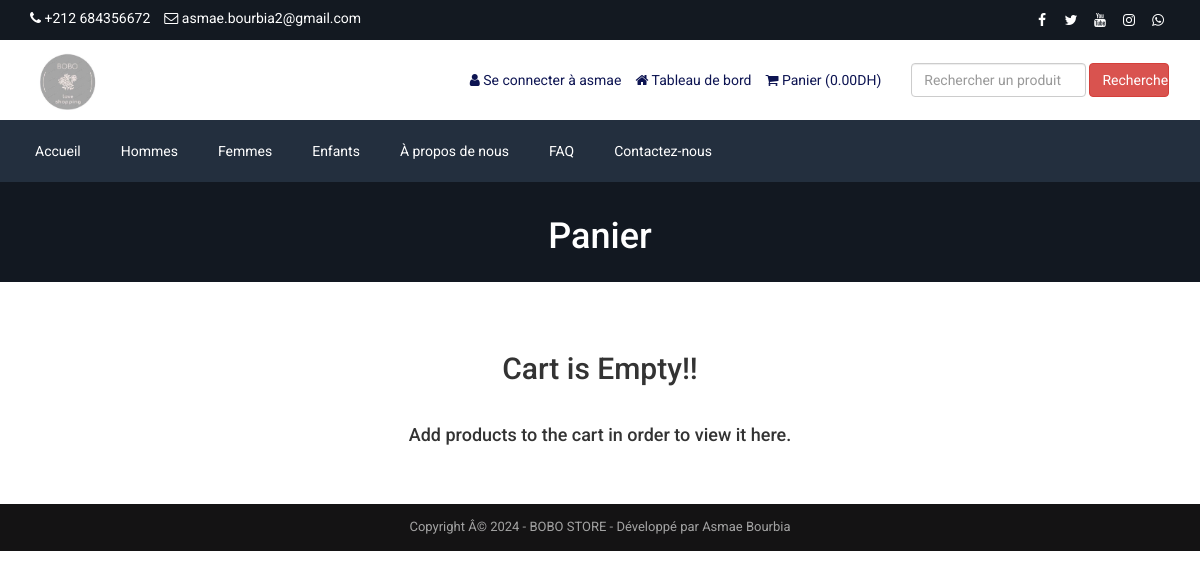
Screenshot of /cart.php (signed in) with the database file from the repository.
### tables this page shows
CREATE TABLE IF NOT EXISTS `tbl_settings` (
  `id` int NOT NULL AUTO_INCREMENT,
  `logo` varchar(255) NOT NULL,
  `favicon` varchar(255) NOT NULL,
  `footer_about` text NOT NULL,
  `footer_copyright` text NOT NULL,
  `contact_address` text NOT NULL,
  `contact_email` varchar(255) NOT NULL,
  `contact_phone` varchar(255) NOT NULL,
  `contact_fax` varchar(255) NOT NULL,
  `contact_map_iframe` text NOT NULL,
  `receive_email` varchar(255) NOT NULL,
  `receive_email_subject` varchar(255) NOT NULL,
  `receive_email_thank_you_message` text NOT NULL,
  `forget_password_message` text NOT NULL,
  `total_recent_post_footer` int NOT NULL,
  `total_popular_post_footer` int NOT NULL,
  `total_recent_post_sidebar` int NOT NULL,
  `total_popular_post_sidebar` int NOT NULL,
  `total_featured_product_home` int NOT NULL,
  `total_latest_product_home` int NOT NULL,
  `total_popular_product_home` int NOT NULL,
  `meta_title_home` text NOT NULL,
  `meta_keyword_home` text NOT NULL,
  `meta_description_home` text NOT NULL,
  `banner_login` varchar(255) NOT NULL,
  `banner_registration` varchar(255) NOT NULL,
  `banner_forget_password` varchar(255) NOT NULL,
  `banner_reset_password` varchar(255) NOT NULL,
  `banner_search` varchar(255) NOT NULL,
  `banner_cart` varchar(255) NOT NULL,
  `banner_checkout` varchar(255) NOT NULL,
  `banner_product_category` varchar(255) NOT NULL,
  `banner_blog` varchar(255) NOT NULL,
  `cta_title` varchar(255) NOT NULL,
  `cta_content` text NOT NULL,
  `cta_read_more_text` varchar(255) NOT NULL,
  `cta_read_more_url` varchar(255) NOT NULL,
  `cta_photo` varchar(255) NOT NULL,
  `featured_product_title` varchar(255) NOT NULL,
  `featured_product_subtitle` varchar(255) NOT NULL,
  `latest_product_title` varchar(255) NOT NULL,
  `latest_product_subtitle` varchar(255) NOT NULL,
  `popular_product_title` varchar(255) NOT NULL,
  `popular_product_subtitle` varchar(255) NOT NULL,
  `testimonial_title` varchar(255) NOT NULL,
  `testimonial_subtitle` varchar(255) NOT NULL,
  `testimonial_photo` varchar(255) NOT NULL,
  `blog_title` varchar(255) NOT NULL,
  `blog_subtitle` varchar(255) NOT NULL,
  `newsletter_text` text NOT NULL,
  `paypal_email` varchar(255) NOT NULL,
  `stripe_public_key` varchar(255) NOT NULL,
  `stripe_secret_key` varchar(255) NOT NULL,
  `bank_detail` text NOT NULL,
  `before_head` text NOT NULL,
  `after_body` text NOT NULL,
  `before_body` text NOT NULL,
  `home_service_on_off` int NOT NULL,
  `home_welcome_on_off` int NOT NULL,
  `home_featured_product_on_off` int NOT NULL,
  `home_latest_product_on_off` int NOT NULL,
  `home_popular_product_on_off` int NOT NULL,
  `home_testimonial_on_off` int NOT NULL,
  `home_blog_on_off` int NOT NULL,
  `newsletter_on_off` int NOT NULL,
  `ads_above_welcome_on_off` int NOT NULL,
  `ads_above_featured_product_on_off` int NOT NULL,
  `ads_above_latest_product_on_off` int NOT NULL,
  `ads_above_popular_product_on_off` int NOT NULL,
  `ads_above_testimonial_on_off` int NOT NULL,
  `ads_category_sidebar_on_off` int NOT NULL,
  PRIMARY KEY (`id`)
);

CREATE TABLE IF NOT EXISTS `tbl_social` (
  `social_id` int NOT NULL AUTO_INCREMENT,
  `social_name` varchar(30) NOT NULL,
  `social_url` varchar(255) NOT NULL,
  `social_icon` varchar(30) NOT NULL,
  PRIMARY KEY (`social_id`)
);

CREATE TABLE IF NOT EXISTS `tbl_top_category` (
  `tcat_id` int NOT NULL AUTO_INCREMENT,
  `tcat_name` varchar(255) NOT NULL,
  `show_on_menu` int NOT NULL,
  PRIMARY KEY (`tcat_id`)
);

CREATE TABLE IF NOT EXISTS `tbl_page` (
  `id` int NOT NULL AUTO_INCREMENT,
  `about_title` varchar(255) NOT NULL,
  `about_content` text NOT NULL,
  `about_banner` varchar(255) NOT NULL,
  `about_meta_title` varchar(255) NOT NULL,
  `about_meta_keyword` text NOT NULL,
  `about_meta_description` text NOT NULL,
  `faq_title` varchar(255) NOT NULL,
  `faq_banner` varchar(255) NOT NULL,
  `faq_meta_title` varchar(255) NOT NULL,
  `faq_meta_keyword` text NOT NULL,
  `faq_meta_description` text NOT NULL,
  `blog_title` varchar(255) NOT NULL,
  `blog_banner` varchar(255) NOT NULL,
  `blog_meta_title` varchar(255) NOT NULL,
  `blog_meta_keyword` text NOT NULL,
  `blog_meta_description` text NOT NULL,
  `contact_title` varchar(255) NOT NULL,
  `contact_banner` varchar(255) NOT NULL,
  `contact_meta_title` varchar(255) NOT NULL,
  `contact_meta_keyword` text NOT NULL,
  `contact_meta_description` text NOT NULL,
  `pgallery_title` varchar(255) NOT NULL,
  `pgallery_banner` varchar(255) NOT NULL,
  `pgallery_meta_title` varchar(255) NOT NULL,
  `pgallery_meta_keyword` text NOT NULL,
  `pgallery_meta_description` text NOT NULL,
  `vgallery_title` varchar(255) NOT NULL,
  `vgallery_banner` varchar(255) NOT NULL,
  `vgallery_meta_title` varchar(255) NOT NULL,
  `vgallery_meta_keyword` text NOT NULL,
  `vgallery_meta_description` text NOT NULL,
  PRIMARY KEY (`id`)
);

### cart.php (the view, shortened to what this page needs)
<?php require_once('header.php'); ?>
<?php
$statement = $pdo->prepare("SELECT * FROM tbl_settings WHERE id=1");
$statement->execute();
$result = $statement->fetchAll(PDO::FETCH_ASSOC);
foreach ($result as $row) {
    $banner_cart = $row['banner_cart'];
}
?>
<div class="page-banner" style="background-image: url(assets/uploads/<?php echo $banner_cart; ?>)">
    <div class="overlay"></div>
    <div class="page-banner-inner">
        <h1><?php echo LANG_VALUE_18; ?></h1>
    </div>
</div>
<div class="page">
	<div class="container">
		<div class="row">
			<div class="col-md-12">
                <?php if(!isset($_SESSION['cart_p_id'])): ?>
                    <?php echo '<h2 class="text-center">Cart is Empty!!</h2></br>'; ?>
                    <?php echo '<h4 class="text-center">Add products to the cart in order to view it here.</h4>'; ?>
                <?php endif; ?>
			</div>
		</div>
	</div>
</div>
<?php require_once('footer.php'); ?>

### header.php (shortened to what this page needs)
<?php
include("admin/inc/config.php");
$statement = $pdo->prepare("SELECT * FROM tbl_settings WHERE id=1");
$statement->execute();
$result = $statement->fetchAll(PDO::FETCH_ASSOC);
foreach ($result as $row)
{
	$logo = $row['logo'];
	$contact_email = $row['contact_email'];
	$contact_phone = $row['contact_phone'];
}
?>
<!DOCTYPE html>
<html lang="en">
<head>
	<link rel="stylesheet" href="assets/css/bootstrap.min.css">
	<link rel="stylesheet" href="assets/css/font-awesome.min.css">
	<link rel="stylesheet" href="assets/css/owl.carousel.min.css">
	<link rel="stylesheet" href="assets/css/owl.theme.default.min.css">
	<link rel="stylesheet" href="assets/css/jquery.bxslider.min.css">
    <link rel="stylesheet" href="assets/css/magnific-popup.css">
    <link rel="stylesheet" href="assets/css/rating.css">
	<link rel="stylesheet" href="assets/css/spacing.css">
	<link rel="stylesheet" href="assets/css/bootstrap-touch-slider.css">
	<link rel="stylesheet" href="assets/css/animate.min.css">
	<link rel="stylesheet" href="assets/css/tree-menu.css">
	<link rel="stylesheet" href="assets/css/select2.min.css">
	<link rel="stylesheet" href="assets/css/main.css">
	<link rel="stylesheet" href="assets/css/responsive.css">
	<?php
	$statement = $pdo->prepare("SELECT * FROM tbl_page WHERE id=1");
	$statement->execute();
	$result = $statement->fetchAll(PDO::FETCH_ASSOC);
		?>
</head>
<body>
<div class="top">
	<div class="container">
		<div class="row">
			<div class="col-md-6 col-sm-6 col-xs-12">
				<div class="left">
					<ul>
						<li><i class="fa fa-phone"></i> <?php echo $contact_phone; ?></li>
						<li><i class="fa fa-envelope-o"></i> <?php echo $contact_email; ?></li>
					</ul>
				</div>
			</div>
			<div class="col-md-6 col-sm-6 col-xs-12">
				<div class="right">
					<ul>
						<?php
						$statement = $pdo->prepare("SELECT * FROM tbl_social");
						$statement->execute();
						$result = $statement->fetchAll(PDO::FETCH_ASSOC);
						foreach ($result as $row) {
							?>
							<?php if($row['social_url'] != ''): ?>
							<li><a href="<?php echo $row['social_url']; ?>"><i class="<?php echo $row['social_icon']; ?>"></i></a></li>
							<?php endif; ?>
							<?php
						}
						?>
					</ul>
				</div>
			</div>
		</div>
	</div>
</div>
<div class="header">
	<div class="container">
		<div class="row inner">
			<div class="col-md-4 logo">
				<a href="index.php"><img src="assets/uploads/<?php echo $logo; ?>" alt="logo image"></a>
			</div>
			<div class="col-md-5 right">
				<ul>
				<?php
					if(isset($_SESSION['customer'])) {
						?>
						<li><i class="fa fa-user"></i> <?php echo LANG_VALUE_13; ?> <?php echo $_SESSION['customer']['cust_name']; ?></li>
						<li><a href="dashboard.php"><i class="fa fa-home"></i> <?php echo LANG_VALUE_89; ?></a></li>
						<?php
					} else {
						?>
						<li><a href="login.php"><i class="fa fa-sign-in"></i> <?php echo LANG_VALUE_9; ?></a></li>
						<li><a href="registration.php"><i class="fa fa-user-plus"></i> <?php echo LANG_VALUE_15; ?></a></li>
						<?php
					}
					?>
					<li><a href="cart.php"><i class="fa fa-shopping-cart"></i> <?php echo LANG_VALUE_18; ?> (<?php
					if(isset($_SESSION['cart_p_id'])) {
						$table_total_price = 0;
						$i=0;
	                    foreach($_SESSION['cart_p_qty'] as $key => $value)
	                    {
	                        $i++;
	                        $arr_cart_p_qty[$i] = $value;
	                    }                    $i=0;
	                    foreach($_SESSION['cart_p_current_price'] as $key => $value)
	                    {
	                        $i++;
	                        $arr_cart_p_current_price[$i] = $value;
	                    }
	                    for($i=1;$i<=count($arr_cart_p_qty);$i++) {
	                    	$row_total_price = $arr_cart_p_current_price[$i]*$arr_cart_p_qty[$i];
	                        $table_total_price = $table_total_price + $row_total_price;
	                    }
						echo $table_total_price;
					} else {
						echo '0.00';
					}
					?><?php echo LANG_VALUE_1; ?>)</a></li>
				</ul>
			</div>
			<div class="col-md-3 search-area">
				<form class="navbar-form navbar-left" role="search" action="search-result.php" method="get">
					<div class="form-group">
						<input type="text" class="form-control search-top" placeholder="<?php echo LANG_VALUE_2; ?>" name="search_text">
					</div>
					<button type="submit" class="btn btn-danger"><?php echo LANG_VALUE_3; ?></button>
				</form>
			</div>
		</div>
	</div>
</div>
<div class="nav">
	<div class="container">
		<div class="row">
			<div class="col-md-12 pl_0 pr_0">
				<div class="menu-container">
					<div class="menu">
						<ul>
							<li><a href="index.php">Accueil</a></li>
							<?php
							$statement = $pdo->prepare("SELECT * FROM tbl_top_category WHERE show_on_menu=1");
							$statement->execute();
							$result = $statement->fetchAll(PDO::FETCH_ASSOC);
							foreach ($result as $row) {
								?>
								<li><a href="product-category.php?id=<?php echo $row['tcat_id']; ?>&type=top-category"><?php echo $row['tcat_name']; ?></a>
								</li>
								<?php
							}
							?>
							<?php
							$statement = $pdo->prepare("SELECT * FROM tbl_page WHERE id=1");
							$statement->execute();
							$result = $statement->fetchAll(PDO::FETCH_ASSOC);
							foreach ($result as $row) {
								$about_title = $row['about_title'];
								$faq_title = $row['faq_title'];
								$contact_title = $row['contact_title'];
							}
							?>
							<li><a href="about.php"><?php echo $about_title; ?></a></li>
							<li><a href="faq.php"><?php echo $faq_title; ?></a></li>
							<li><a href="contact.php"><?php echo $contact_title; ?></a></li>
						</ul>
					</div>
				</div>
			</div>
		</div>
	</div>
</div>

### footer.php (shortened to what this page needs)
<?php
$statement = $pdo->prepare("SELECT * FROM tbl_settings WHERE id=1");
$statement->execute();
$result = $statement->fetchAll(PDO::FETCH_ASSOC);
foreach ($result as $row)
{
	$footer_copyright = $row['footer_copyright'];
}
?>
<div class="footer-bottom">
	<div class="container">
		<div class="row">
			<div class="col-md-12 copyright">
				<?php echo $footer_copyright; ?>
			</div>
		</div>
	</div>
</div>
</body>
</html>

### assets/css/main.css (style rules this page uses)
* { margin: 0; padding: 0; }
body { font-family: "Roboto", sans-serif; font-size: 14px; }
h1, h2, h3, h4, h5, h6 { font-family: "Roboto", sans-serif; }
a { text-decoration: none; }
.top { width: 100%; height: 40px; background: #131921; }
.top .left { float: left; }
.top .left ul { padding-top: 8px; }
.top .left ul li { list-style-type: none; float: left; margin-right: 14px; color: white; }
.top .left ul li i { color: white; }
.top .right { float: right; }
.top .right ul { padding-top: 8px; }
.top .right ul li { list-style-type: none; float: left; margin-left: 5px; }
.top .right ul li a { color: white; width: 24px; height: 24px; line-height: 24px; text-align: center; border-radius: 50%; display: block; transition: all 0.4s ease; }
.header { width: 100%; height: auto; background: #fff; }
.header .inner { height: auto; display: table; }
.header .logo { float: none; display: table-cell; vertical-align: middle; }
.header .logo img { max-width: 100%; height: 80px; }
.header .navbar-form .form-control { width: 300px; }
.header .search-area { float: none; display: table-cell; vertical-align: middle; }
.header .search-area .form-group { width: calc(100% - 84px); }
.header .search-area button { width: 80px; }
.header .search-area form { width: 100%; }
.header .right { float: none; display: table-cell; vertical-align: middle; padding-right: 0; }
.header .right ul { float: right; margin-bottom: 0; }
.header .right ul li { list-style-type: none; float: left; margin-left: 14px; color: #0d1452; }
.header .right ul li a { color: #0d1452; }
.header .navbar-form .search-top { width: 100%; }
.nav { background: #232f3e; }
.menu-container { width: 100%; margin: 0 auto; background: #232f3e; }
.menu-dropdown-icon:before { content: "\f067"; font-family: "FontAwesome"; display: none; cursor: pointer; float: right; padding: 1.5em 2em; background: #fff; color: #333; }
.menu > ul { margin: 0 auto; width: 100%; list-style: none; padding: 0; position: relative; box-sizing: border-box; }
.menu > ul:before, .menu > ul:after { content: ""; display: table; }
.menu > ul:after { clear: both; }
.menu > ul > li { float: left; padding: 0; margin: 0; }
.menu > ul > li a { text-decoration: none; padding: 1.5em 20px; display: block; color: #fff; }
.footer-bottom { width: 100%; height: auto; background: #141314; padding: 14px 0; }
.footer-bottom .copyright { font-size: 13px; color: #a3a3a3; text-align: center; }
.page-banner { width: 100%; height: auto; background-repeat: no-repeat; background-position: center center; -webkit-background-size: cover; background-size: cover; position: relative; padding-top: 15px; padding-bottom: 15px; overflow: hidden; }
.page-banner .overlay { position: absolute; left: 0; top: 0; width: 100%; height: 100%; opacity: 0.7; background: #131921; }
.page-banner h1 { color: #fff; text-align: center; z-index: 999; position: relative; }
.page { width: 100%; height: auto; padding-top: 50px; padding-bottom: 50px; }

### assets/css/responsive.css (style rules this page uses)
@media only screen and (min-width: 992px) { .header .inner { width: 100%; } }
@media only screen and (min-width: 992px) { .header .search-area { padding-right: 0; } }
@media only screen and (min-width: 992px) { .header .search-area form { padding-right: 0; } }
@media only screen and (min-width: 992px) { .header .container { padding-right: 0; } }

### rows the page displays
tbl_settings: contact_phone "+212 684356672", contact_email "asmae.bourbia2@gmail.com", logo (picture), banner_cart (picture), footer_copyright "Copyright Â© 2024 - BOBO STORE - Développé par Asmae Bourbia"
tbl_top_category: tcat_name "Hommes"
tbl_top_category: tcat_name "Femmes"
tbl_top_category: tcat_name "Enfants"
tbl_page: about_title "À propos de nous", faq_title "FAQ", contact_title "Contactez-nous"

### other values shown
LANG_VALUE_13 "Se connecter à"
$_SESSION['customer']['cust_name'] "asmae"
LANG_VALUE_89 "Tableau de bord"
LANG_VALUE_18 "Panier"
LANG_VALUE_1 "DH"
LANG_VALUE_3 "Recherche"
